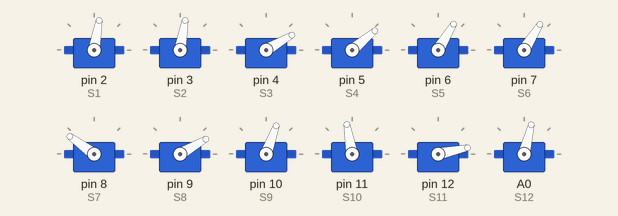
Simulated run of this sketch. Board: Arduino Uno, built with avr-gcc and run on an emulated ATmega328P. Shown: 12 × servo.

Above: at 0.05 s.
At 0.7 s:
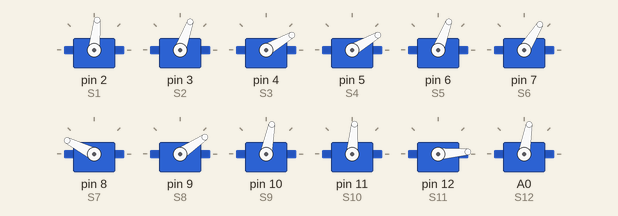
At 1.35 s:
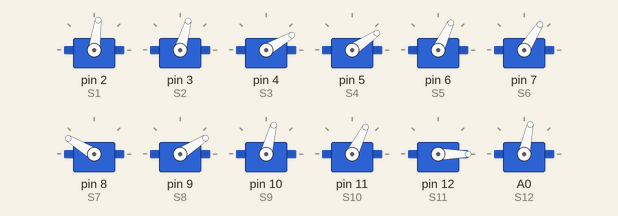
At 2.0 s:
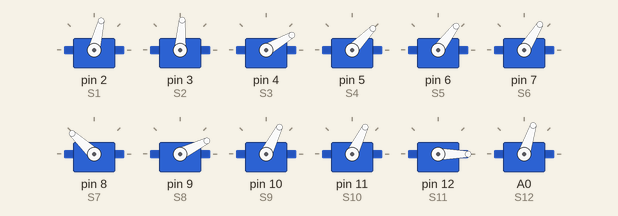
At 2.65 s:
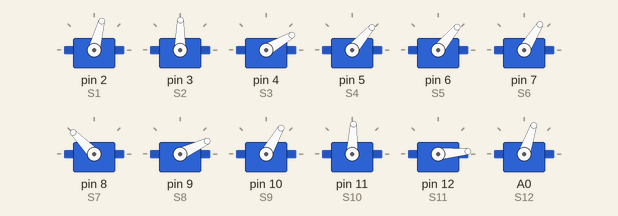
Timing chart, 0 to 7.5 s (numbered marks = the images above):
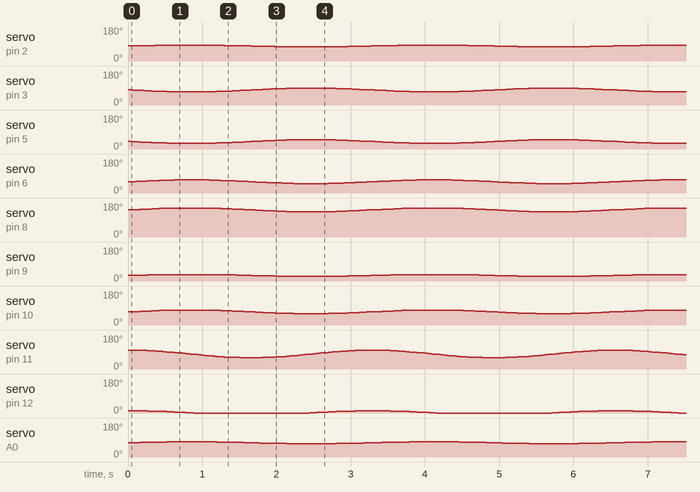

Measured:
- by itself, servo on A0 (S12): repeats every 3.3 s: 78° 0.10 s, 79° 0.16 s, 80° 0.67 s, 79° 0.10 s, 78° 0.16 s, 77° 0.10 s, 76° 0.10 s, 75° 0.10 s, 74° 0.10 s, 73° 0.10 s, 72° 0.16 s, 71° 0.67 s, 72° 0.16 s, 73° 0.10 s, 74° 0.10 s, 75° 0.10 s, 76° 0.16 s, 77° 0.10 s

The sketch:

walking_stable.ino
```cpp
#include <Servo.h>
#include <math.h>

// Servo objects
Servo S1, S2, S3, S4, S5, S6, S7;
Servo S8, S9, S10, S11, S12, S13, S14, S15, S16, S17;

// Time and walking parameters
const int stepDelay = 50;
const float pi = 3.14159;
float t = 0;

// Neutral positions (in degrees)
int neutral[] = {
  80,   // S1: Head Yaw
  80,   // S2: R Shoulder Pitch
  30,   // S3: R Shoulder Roll
  40,   // S4: R Elbow
  60,   // S5: L Shoulder Pitch
  58,   // S6: L Shoulder Roll
  144,  // S7: L Elbow
  30,   // S8: R Hip Roll
  70,   // S9: R Hip Pitch
  80,   // S10: R Knee Pitch
  2,    // S11: R Ankle Pitch
  76,   // S12: R Ankle Roll
  40,   // S13: L Hip Roll
  168,  // S14: L Hip Pitch
  30,   // S15: L Knee Pitch
  168,  // S16: L Ankle Pitch
  108   // S17: L Ankle Roll
};

void setup() {
  // Attach servos to their respective pins
  S1.attach(2);   S2.attach(3);   S3.attach(4);   S4.attach(5);   S5.attach(6);
  S6.attach(7);   S7.attach(8);   S8.attach(9);   S9.attach(10);  S10.attach(11);
  S11.attach(12); S12.attach(A0); S13.attach(A1); S14.attach(A2); S15.attach(A3);
  S16.attach(A4); S17.attach(A5);
}

void loop() {
  // Calculate gait offsets (walking motion)
  float headYawOffset = 5 * sin(t);
  float RShPitchOffset = -10 * sin(t);
  float LShPitchOffset = -10 * sin(t + pi);
  float RElbowOffset = 10 * sin(t + pi);
  float LElbowOffset = 10 * sin(t);

  float RHipRollOffset = 5 * sin(t);
  float LHipRollOffset = -5 * sin(t);

  float RHipPitchOffset = 10 * sin(t);
  float LHipPitchOffset = 10 * sin(t + pi);

  float RKneeOffset = 20 * sin(t - pi / 2);
  float LKneeOffset = 20 * sin(t + pi / 2);

  float RAnklePitchOffset = 10 * sin(t + pi / 2);
  float LAnklePitchOffset = 10 * sin(t - pi / 2);

  float RAnkleRollOffset = 5 * sin(t);
  float LAnkleRollOffset = -5 * sin(t);

  // Apply neutral + gait offsets
  S1.write(neutral[0] + headYawOffset);          // Head Yaw
  S2.write(neutral[1] + RShPitchOffset);         // R Shoulder Pitch
  S3.write(neutral[2]);                          // R Shoulder Roll (static)
  S4.write(neutral[3] + RElbowOffset);           // R Elbow
  S5.write(neutral[4] + LShPitchOffset);         // L Shoulder Pitch
  S6.write(neutral[5]);                          // L Shoulder Roll (static)
  S7.write(neutral[6] + LElbowOffset);           // L Elbow

  S8.write(neutral[7] + RHipRollOffset);         // R Hip Roll
  S9.write(neutral[8] + RHipPitchOffset);        // R Hip Pitch
  S10.write(neutral[9] - RKneeOffset);           // R Knee Pitch
  S11.write(neutral[10] + RAnklePitchOffset);    // R Ankle Pitch
  S12.write(neutral[11] + RAnkleRollOffset);     // R Ankle Roll

  S13.write(neutral[12] + LHipRollOffset);       // L Hip Roll
  S14.write(neutral[13] + LHipPitchOffset);      // L Hip Pitch
  S15.write(neutral[14] - LKneeOffset);          // L Knee Pitch
  S16.write(neutral[15] + LAnklePitchOffset);    // L Ankle Pitch
  S17.write(neutral[16] + LAnkleRollOffset);     // L Ankle Roll

  // Advance time
  t += 0.1;
  if (t > 2 * pi) t = 0;

  delay(stepDelay);
}
```
